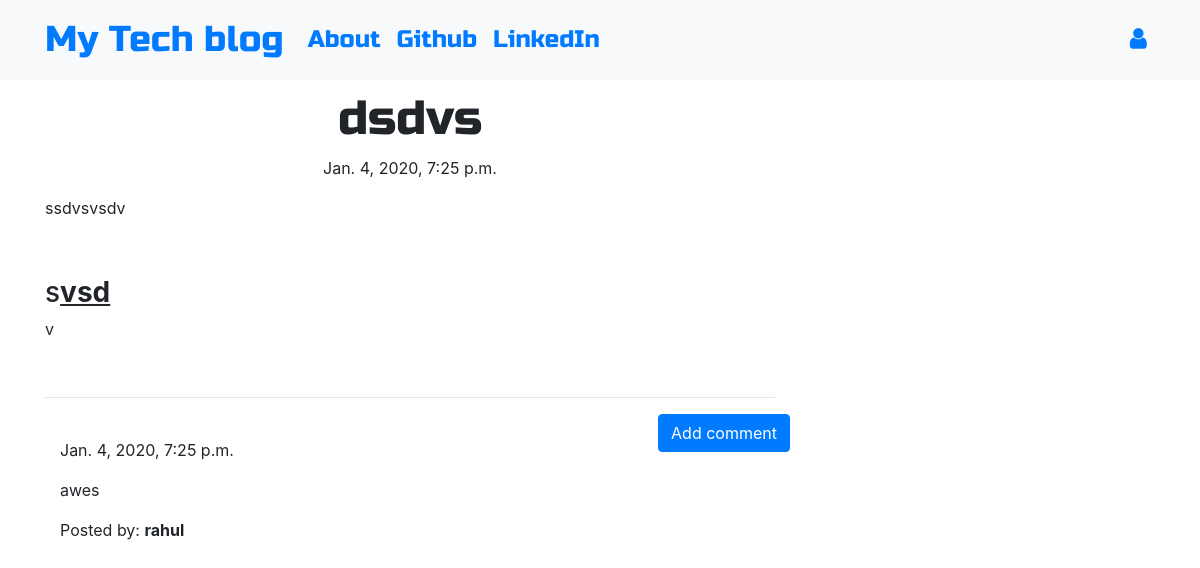
The app's page /post/4 with its own data.
### blog/models.py (models this page shows, shortened)
class Post(models.Model):
    author = models.ForeignKey('auth.User',on_delete=models.CASCADE)
    title = models.CharField(max_length=200)
    text = models.TextField()
    created_date = models.DateTimeField(default=timezone.now)
    published_date = models.DateTimeField(blank=True, null=True)

class Comment(models.Model):
    post = models.ForeignKey('blog.Post', related_name='comments',on_delete=models.CASCADE)
    author = models.CharField(max_length=200)
    text = models.TextField()
    created_date = models.DateTimeField(default=timezone.now)
    approved_comment = models.BooleanField(default=False)

### blog/views.py (the view)
# urls.py: path('post/<int:pk>', views.PostDetailView.as_view(), name='post_detail'),
class PostDetailView(DetailView):
    model = Post

### blog/templates/blog/post_detail.html (shortened to what this page needs)
{% extends 'blog/base.html' %}
{% block content %}
        <h1 class='posttitle loader'>{{ post.title }}</h1>
        {% if post.published_date %}
            <div class="date postdate">
                {{ post.published_date }}
            </div>
        {% else %}
            <a class="btn btn-outline-dark" href="{% url 'post_publish' pk=post.pk %}">Publish</a>
        {% endif %}
      <p class='postcontent' >{{ post.text|safe|linebreaksbr }}</p>
  <hr>
  <a class="btn btn-primary btn-comment" href="{% url 'add_comment_to_post' pk=post.pk %}">Add comment</a>
  <div class="container">
  {% for comment in post.comments.all %}
  <br>
      {% if user.is_authenticated or comment.approved_comment %}
              {{ comment.created_date }}
          <p>{{ comment.text|safe|linebreaks }}</p>
          <p>Posted by: <strong>{{ comment.author }}</strong></p>
      {% endif %}
  {% empty %}
      <p>No comments posted.</p>
  {% endfor %}
</div>
{% endblock %}

### blog/static/css/blog.css (style rules this page uses)
.postdate { text-align: center; }
.posttitle { font-family: 'Russo One', sans-serif; font-size: 3em; text-align: center; }
.postcontent { font-family: 'Montserrat'; font-size: 1.5em; }
.btn-comment { position: absolute; right: 0px; }
.loader { filter:hue-rotate(0deg); color: linear-gradient(45deg,#0f8,#08f); animation:hue 5000ms infinite linear; }

### records on screen
Post: title "dsdvs", published_date "Jan. 4, 2020, 7:25 p.m.", text "ssdvsvsdv s vsd v"
Comment: created_date "Jan. 4, 2020, 7:25 p.m.", text "awes", author "rahul"
